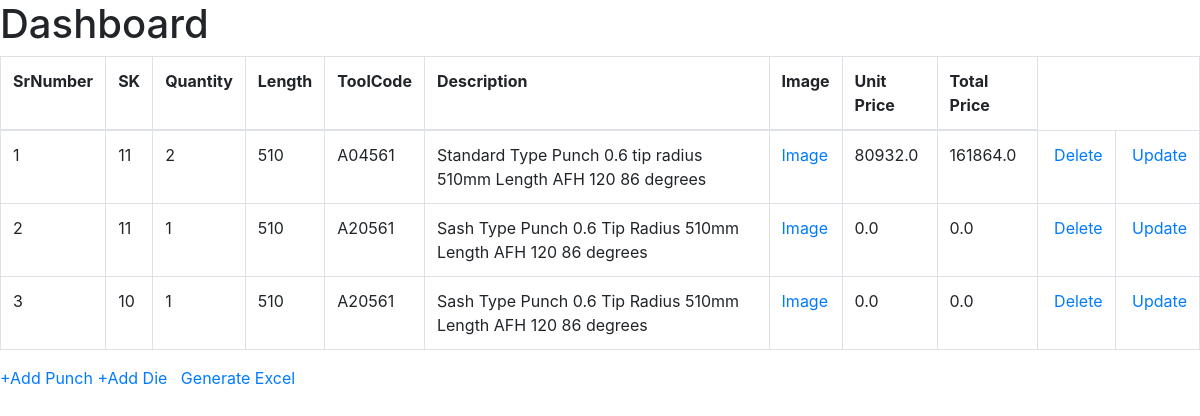
/dashboard, run on the app's committed database.
### models.py (models this page shows)
class End_list(db.Model):
    __table__name = "end_list"
    srnuml = db.Column('SrNumber', db.Integer, autoincrement=True, primary_key=True)
    sk = db.Column('SK', db.Integer)
    quantity = db.Column('Quantity', db.Integer, nullable=False)
    length = db.Column('Length', db.Integer, nullable=False)
    toolcode = db.Column('ToolCode', db.String, nullable=False)
    description = db.Column('Description', db.String)
    eimage = db.Column('Image', db.String)
    unitprice=db.Column('UnitPrice',db.Float)
    totalprice=db.Column('TotalPrice',db.Float)

### controllers.py (the view, shortened to what this page needs)
@app.route("/dashboard", methods=["GET", "POST"])
def dashboard():
    if request.method == "POST" and "login" in request.form:
        print(request.form)
        item = End_list.query.all()
        if item == []:
            return render_template("dashboard.html", message='No tools are present Add them', item=item)
        else:
            return render_template("dashboard.html",message='',item=item)
    elif request.method == "GET":
        item = End_list.query.all()
        if item==[]:
            return render_template("dashboard.html", message='No Tools are present', item=item)
        else:
            return render_template("dashboard.html",message='', item=item)

### templates/dashboard.html (shortened to what this page needs)
<!DOCTYPE html>
<html lang="en">
<head>
     <link rel="stylesheet" href="./static/dashboard.css">
</head>
<body>
        <h1>Dashboard</h1>
       <form action="/dashboard" method="POST">
       <table class="table table-bordered">
           <thead>
           <tr>
           <td> <b>SrNumber</b></td>
           <td><b>SK</b></td>
           <td><b>Quantity</b></td>
           <td><b>Length</b></td>
           <td><b>ToolCode</b></td>
           <td><b>Description</b></td>
           <td><b>Image</b></td>
           <td><b>Unit Price</b></td>
           <td><b>Total Price</b></td>
           </tr>
           </thead>
         {% if message%}
            <p>{{message}}</p>
         {% else %}
            <tbody>
           {% for k in item %}
                    <tr>
                    <td name="serial" value="{{k.srnuml}}">{{loop.index}}</td>
                    <td>{{k.sk}}</td>
                    <td>{{k.quantity}}</td>
                    <td>{{k.length}}</td>
                    <td>{{k.toolcode}}</td>
                    <td>{{k.description}}</td>
                    <td><a href="{{k.eimage}}" onclick='window.open(this.href,"_blank","width=500,height=500"); return false;'>Image</a>
                    </td>
                    <td>{{k.unitprice}}</td>
                    <td>{{k.totalprice}}</td>
                    <td><a href="/delete/{{k.srnuml}}">&nbspDelete</td>
                    <td><a href="/update/{{k.srnuml}}">&nbspUpdate</td>
                    </tr>
              {% endfor %}
         {% endif %}
            </tbody>
       </table>
        <p> <a href="{{url_for('tool_individual_punch')}}"> +Add Punch</a>
         <a href="{{url_for('tool_individual_die')}}"> +Add Die</a> &nbsp
               <a href="{{url_for('exportfile')}}">Generate Excel</a></p>
       </form>
</body>
</html>

### data on the page
End_list: {{ k.srnuml }} 364 (drawn), sk "11", quantity "2", length "510", toolcode "A04561", description "Standard Type Punch 0.6 tip radius 510mm Length AFH 120 86 degrees", unitprice "80932.0", totalprice "161864.0"
End_list: {{ k.srnuml }} 366 (drawn), sk "11", quantity "1", length "510", toolcode "A20561", description "Sash Type Punch 0.6 Tip Radius 510mm Length AFH 120 86 degrees", unitprice "0.0", totalprice "0.0"
End_list: {{ k.srnuml }} 367 (drawn), sk "10", quantity "1", length "510", toolcode "A20561", description "Sash Type Punch 0.6 Tip Radius 510mm Length AFH 120 86 degrees", unitprice "0.0", totalprice "0.0"
